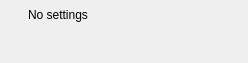
<?xml version="1.0" encoding="UTF-8"?>
<ui version="4.0">
 <class>ImageEffectGrayscale</class>
 <widget class="SectionContainer" name="ImageEffectGrayscale">
  <property name="geometry">
   <rect>
    <x>0</x>
    <y>0</y>
    <width>248</width>
    <height>63</height>
   </rect>
  </property>
  <property name="windowTitle">
   <string>Form</string>
  </property>
  <property name="title" stdset="0">
   <string>Grayscale</string>
  </property>
  <widget class="QWidget" name="page">
   <layout class="QGridLayout" name="gridLayout">
    <property name="leftMargin">
     <number>8</number>
    </property>
    <property name="topMargin">
     <number>8</number>
    </property>
    <property name="rightMargin">
     <number>8</number>
    </property>
    <property name="bottomMargin">
     <number>8</number>
    </property>
    <property name="horizontalSpacing">
     <number>4</number>
    </property>
    <property name="verticalSpacing">
     <number>8</number>
    </property>
    <item row="0" column="2">
     <widget class="QLabel" name="label">
      <property name="text">
       <string>No settings</string>
      </property>
     </widget>
    </item>
    <item row="0" column="1">
     <spacer name="horizontalSpacer">
      <property name="orientation">
       <enum>Qt::Horizontal</enum>
      </property>
      <property name="sizeType">
       <enum>QSizePolicy::Fixed</enum>
      </property>
      <property name="sizeHint" stdset="0">
       <size>
        <width>20</width>
        <height>0</height>
       </size>
      </property>
     </spacer>
    </item>
   </layout>
  </widget>
 </widget>
 <customwidgets>
  <customwidget>
   <class>SectionContainer</class>
   <extends>QWidget</extends>
   <header>section_container/section_container.h</header>
   <addpagemethod>addPage</addpagemethod>
   <container>1</container>
  </customwidget>
 </customwidgets>
 <resources/>
 <connections/>
</ui>
